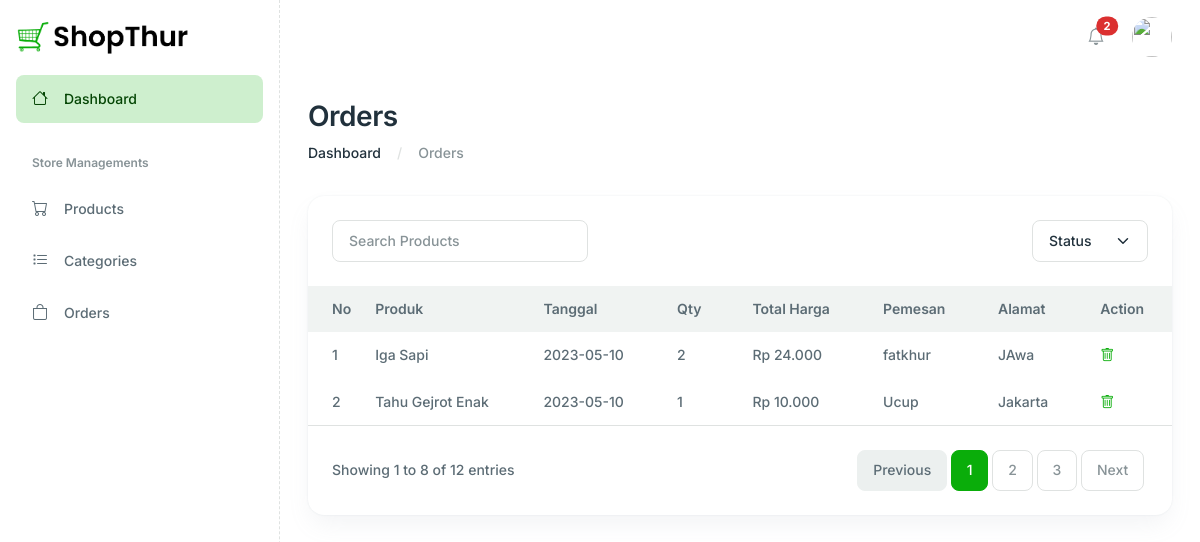
The page /admin/pesanan.php on the database its author committed.
### tables this page shows
CREATE TABLE `pesanan` (
  `id` int(11) NOT NULL,
  `nama_produk` varchar(55) NOT NULL,
  `tanggal` date NOT NULL,
  `qty` int(11) NOT NULL,
  `total_harga` double NOT NULL,
  `nama_pemesan` varchar(55) NOT NULL,
  `alamat_pemesan` varchar(55) NOT NULL
);

### admin/pesanan.php (the view, shortened to what this page needs)
<?php
    include_once 'templates/topbar.php';
    include_once 'templates/header.php';
    include_once 'templates/sidebar.php';
    require_once '../dbkoneksi.php';
    $sql = "SELECT * FROM pesanan";
    $rs = $dbh->query($sql);
?>
    <main class="main-content-wrapper">
      <div class="container">
        <div class="row mb-8">
          <div class="col-md-12">
            <div class="d-md-flex justify-content-between align-items-center">
              <div>
                <h2>Orders</h2>
                  <nav aria-label="breadcrumb">
                  <ol class="breadcrumb mb-0">
                    <li class="breadcrumb-item"><a href="#" class="text-inherit">Dashboard</a></li>
                    <li class="breadcrumb-item active" aria-current="page">Orders</li>
                  </ol>
                </nav>
              </div>
            </div>
          </div>
        </div>
        <div class="row ">
          <div class="col-xl-12 col-12 mb-5">
            <div class="card h-100 card-lg">
              <div class="px-6 py-6 ">
                <div class="row justify-content-between">
                  <div class="col-lg-4 col-md-6 col-12 mb-2 mb-lg-0">
                    <form class="d-flex" role="search">
                      <input class="form-control" type="search" placeholder="Search Products" aria-label="Search">
                    </form>
                  </div>
                  <div class="col-lg-2 col-md-4 col-12">
                    <select class="form-select">
                      <option selected>Status</option>
                    </select>
                  </div>
                </div>
              </div>
              <div class="card-body p-0">
                <div class="table-responsive">
                  <table class="table table-centered table-hover text-nowrap table-borderless mb-0 table-with-checkbox">
                    <thead class="bg-light">
                      <tr>
                        <th>No</th>
                        <th>Produk</th>
                        <th>Tanggal</th>
                        <th>Qty</th>
                        <th>Total Harga</th>
                        <th>Pemesan</th>
                        <th>Alamat</th>
                        <th>Action</th>
                      </tr>
                    </thead>
                    <tbody>
        <?php
                $nomor  =1 ;
                foreach($rs as $row){
                ?>
        <tr>
            <td><?=$nomor?></td>
            <td><?=$row['nama_produk']?></td>
            <td><?=$row['tanggal']?></td>
            <td><?=$row['qty']?></td>
            <td>Rp <?php echo number_format($row['total_harga'],0,',','.'); ?></td>
            <td><?=$row['nama_pemesan']?></td>
            <td><?=$row['alamat_pemesan']?></td>
            <td>
                            <a class="" href="delete_pesanan.php?iddel=<?=$row['id']?>"
                    onclick="if(!confirm('Anda Yakin Hapus Data Pesanan <?=$row['nama']?>?')) {return false}"><i class="bi bi-trash me-3"></i></a>
            </td>
        </tr>
        <?php
                $nomor++;
                }
                ?>
    </tbody>
                  </table>
                </div>
              </div>
              <div class=" border-top d-md-flex justify-content-between align-items-center px-6 py-6">
                <span>Showing 1 to 8 of 12 entries</span>
                <nav class="mt-2 mt-md-0">
                  <ul class="pagination mb-0 ">
                    <li class="page-item disabled"><a class="page-link " href="#!">Previous</a></li>
                    <li class="page-item"><a class="page-link active" href="#!">1</a></li>
                    <li class="page-item"><a class="page-link" href="#!">2</a></li>
                    <li class="page-item"><a class="page-link" href="#!">3</a></li>
                    <li class="page-item"><a class="page-link" href="#!">Next</a></li>
                  </ul>
                </nav>
              </div>
            </div>
          </div>
        </div>
      </div>
    </main>
    <?php
        include_once 'templates/bottom.php';
    ?>

### rows shown on the page
pesanan: nama_produk "Iga Sapi", tanggal "2023-05-10", qty "2", total_harga "24.000", nama_pemesan "fatkhur", alamat_pemesan "JAwa"
pesanan: nama_produk "Tahu Gejrot Enak", tanggal "2023-05-10", qty "1", total_harga "10.000", nama_pemesan "Ucup", alamat_pemesan "Jakarta"
